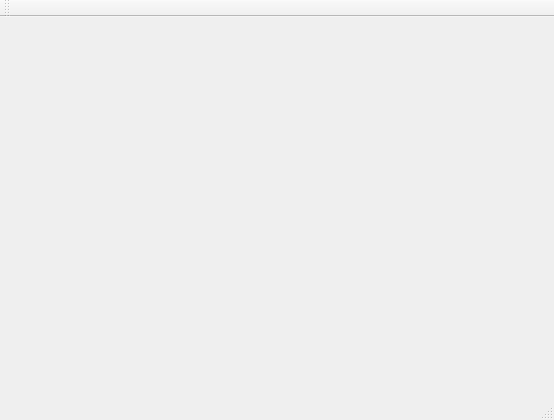
<?xml version="1.0" encoding="UTF-8"?>
<ui version="4.0">
 <class>MainWindow</class>
 <widget class="QMainWindow" name="MainWindow">
  <property name="geometry">
   <rect>
    <x>0</x>
    <y>0</y>
    <width>554</width>
    <height>420</height>
   </rect>
  </property>
  <property name="windowTitle">
   <string>MainWindow</string>
  </property>
  <widget class="QWidget" name="centralWidget"/>
  <widget class="QMenuBar" name="menuBar">
   <property name="geometry">
    <rect>
     <x>0</x>
     <y>0</y>
     <width>554</width>
     <height>21</height>
    </rect>
   </property>
  </widget>
  <widget class="QToolBar" name="mainToolBar">
   <attribute name="toolBarArea">
    <enum>TopToolBarArea</enum>
   </attribute>
   <attribute name="toolBarBreak">
    <bool>false</bool>
   </attribute>
  </widget>
  <widget class="QStatusBar" name="statusBar"/>
 </widget>
 <layoutdefault spacing="6" margin="11"/>
 <resources/>
 <connections/>
</ui>
